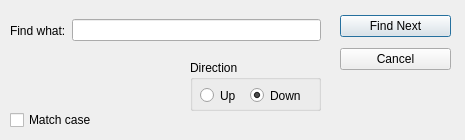
<?xml version="1.0" encoding="UTF-8"?>
<ui version="4.0">
 <class>FindDialog</class>
 <widget class="QDialog" name="FindDialog">
  <property name="windowModality">
   <enum>Qt::WindowModal</enum>
  </property>
  <property name="geometry">
   <rect>
    <x>0</x>
    <y>0</y>
    <width>465</width>
    <height>140</height>
   </rect>
  </property>
  <property name="windowTitle">
   <string>Find...</string>
  </property>
  <widget class="QWidget" name="verticalLayoutWidget">
   <property name="geometry">
    <rect>
     <x>340</x>
     <y>10</y>
     <width>111</width>
     <height>65</height>
    </rect>
   </property>
   <layout class="QVBoxLayout" name="verticalLayout">
    <item>
     <widget class="QPushButton" name="buttonFindNext">
      <property name="whatsThis">
       <string>Find next entry</string>
      </property>
      <property name="text">
       <string>Find Next</string>
      </property>
     </widget>
    </item>
    <item>
     <widget class="QPushButton" name="buttonCancel">
      <property name="whatsThis">
       <string>Close this menu</string>
      </property>
      <property name="text">
       <string>Cancel</string>
      </property>
     </widget>
    </item>
   </layout>
  </widget>
  <widget class="QGroupBox" name="direction">
   <property name="geometry">
    <rect>
     <x>190</x>
     <y>60</y>
     <width>131</width>
     <height>51</height>
    </rect>
   </property>
   <property name="title">
    <string>Direction</string>
   </property>
   <widget class="QRadioButton" name="down">
    <property name="geometry">
     <rect>
      <x>60</x>
      <y>20</y>
      <width>61</width>
      <height>31</height>
     </rect>
    </property>
    <property name="whatsThis">
     <string>Search text behind</string>
    </property>
    <property name="text">
     <string>Down</string>
    </property>
    <property name="checked">
     <bool>true</bool>
    </property>
   </widget>
   <widget class="QRadioButton" name="up">
    <property name="geometry">
     <rect>
      <x>10</x>
      <y>20</y>
      <width>41</width>
      <height>31</height>
     </rect>
    </property>
    <property name="whatsThis">
     <string>Search text above</string>
    </property>
    <property name="text">
     <string>Up</string>
    </property>
   </widget>
   <zorder>down</zorder>
   <zorder>up</zorder>
   <zorder>horizontalLayoutWidget</zorder>
   <zorder>horizontalLayoutWidget</zorder>
  </widget>
  <widget class="QWidget" name="horizontalLayoutWidget">
   <property name="geometry">
    <rect>
     <x>10</x>
     <y>10</y>
     <width>311</width>
     <height>41</height>
    </rect>
   </property>
   <layout class="QHBoxLayout" name="horizontalLayout">
    <item>
     <widget class="QLabel" name="label">
      <property name="font">
       <font>
        <pointsize>9</pointsize>
       </font>
      </property>
      <property name="text">
       <string>Find what:</string>
      </property>
     </widget>
    </item>
    <item>
     <widget class="QLineEdit" name="whatFind"/>
    </item>
   </layout>
  </widget>
  <widget class="QCheckBox" name="case_2">
   <property name="geometry">
    <rect>
     <x>10</x>
     <y>110</y>
     <width>111</width>
     <height>20</height>
    </rect>
   </property>
   <property name="whatsThis">
    <string>Search in order to case</string>
   </property>
   <property name="text">
    <string>Match case</string>
   </property>
  </widget>
 </widget>
 <resources/>
 <connections/>
</ui>
